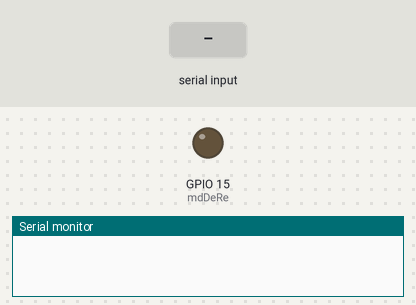
Bench run of a sketch on a simulated ESP32. Shown: output pins drawn as LEDs (lit = HIGH), the last lines printed to the serial monitor. Dashed ring = blinking. The inputs (shaded band) are chosen by the test bench. The ROS host is connected and sends only what is stated.

Above: at 0.0 s.
At 1.1 s:
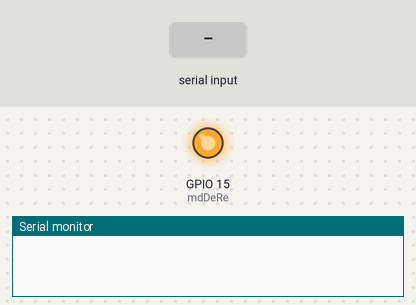
At 6.68 s:
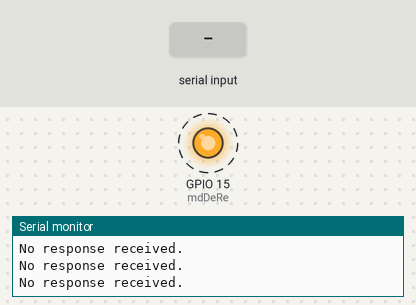
7.2 s: "1" received over the second serial link
Timing chart, 0 to 16.2 s (numbered marks = the images above; inputs shaded):
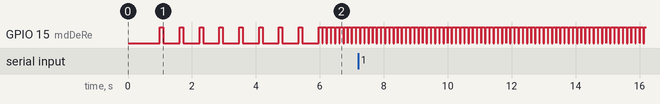

Measured:
- by itself, GPIO 15 (mdDeRe): alternates HIGH for 0.11 s and LOW for 0.03 s

The sketch:

micro-ros_modbus_subscriber_robot_implementation.ino
```cpp
#include <micro_ros_arduino.h>
#include <Arduino.h>
#include <HardwareSerial.h>
#include <geometry_msgs/msg/twist.h>
#include <stdio.h>
#include <rcl/rcl.h>
#include <rcl/error_handling.h>
#include <rclc/rclc.h>
#include <rclc/executor.h>

// Define GPIO pins for RS485 communication
const int mdDeRe = 15;  // DE/RE pin for controlling transmit/receive mode
const int rxPin = 16;   // RX pin for receiving data
const int txPin = 17;   // TX pin for transmitting data

HardwareSerial mySerial(2); // Use UART2 for serial communication

// Declare necessary micro-ROS structures and variables
rcl_subscription_t subscriber;
geometry_msgs__msg__Twist cmd_vel_msg;
rclc_executor_t executor;
rcl_allocator_t allocator;
rclc_support_t support;
rcl_node_t node;

// Variables for command persistence
float last_linear_x = 0.0;
float last_angular_z = 0.0;
unsigned long last_command_time = 0;
const unsigned long command_timeout = 5000; // 500ms timeout

#define RCCHECK(fn) { rcl_ret_t temp_rc = fn; if((temp_rc != RCL_RET_OK)){error_loop();}}
#define RCSOFTCHECK(fn) { rcl_ret_t temp_rc = fn; if((temp_rc != RCL_RET_OK)){error_loop();}}

void error_loop(){
  while(1){
    delay(100);
  }
}

uint16_t modbus_crc(uint8_t *buf, int len) {
    uint16_t crc = 0xFFFF;
    for (int pos = 0; pos < len; pos++) {
        crc ^= (uint16_t)buf[pos];
        for (int i = 8; i != 0; i--) {
            if ((crc & 0x0001) != 0) {
                crc >>= 1;
                crc ^= 0xA001;
            } else {
                crc >>= 1;
            }
        }
    }
    return crc;
}

void sendModbusCommand(const uint8_t* command, size_t length) {
    digitalWrite(mdDeRe, HIGH);
    delay(10);
    mySerial.write(command, length);
    mySerial.flush();
    delay(100);
    digitalWrite(mdDeRe, LOW);
    delay(10);

    if (mySerial.available()) {
        Serial.print("Response: ");
        while (mySerial.available() > 0) {
            byte incomingByte = mySerial.read();
            Serial.print(incomingByte, HEX);
            Serial.print(" ");
        }
        Serial.println();
    } else {
        Serial.println("No response received.");
    }
}

void setupMotor() {
    uint8_t commands[][6] = {
        {0x01, 0x06, 0x20, 0x32, 0x00, 0x03},
        {0x01, 0x06, 0x20, 0x37, 0x01, 0xF4},
        {0x01, 0x06, 0x20, 0x38, 0x01, 0xF4},
        {0x01, 0x06, 0x20, 0x31, 0x00, 0x08},
        {0x02, 0x06, 0x20, 0x32, 0x00, 0x03},
        {0x02, 0x06, 0x20, 0x37, 0x01, 0xF4},
        {0x02, 0x06, 0x20, 0x38, 0x01, 0xF4},
        {0x02, 0x06, 0x20, 0x31, 0x00, 0x08}
    };

    for (int i = 0; i < 8; i++) {
        uint16_t crc = modbus_crc(commands[i], 6);
        uint8_t command_with_crc[8];
        memcpy(command_with_crc, commands[i], 6);
        command_with_crc[6] = crc & 0xFF;
        command_with_crc[7] = (crc >> 8) & 0xFF;
        sendModbusCommand(command_with_crc, sizeof(command_with_crc));
        delay(500);
    }
}

void subscription_callback(const void* msgin) {
    const geometry_msgs__msg__Twist* msg = (const geometry_msgs__msg__Twist*)msgin;
    last_linear_x = msg->linear.x;
    last_angular_z = msg->angular.z;
    last_command_time = millis();
}

void apply_motor_commands(float linear_x, float angular_z) {
    uint8_t command_left[8] = {0x01, 0x06, 0x20, 0x3A};
    uint8_t command_right[8] = {0x02, 0x06, 0x20, 0x3A};

    int16_t target_speed_left = linear_x * 10 - angular_z * 10;
    int16_t target_speed_right = linear_x * 10 + angular_z * 10;

    // Send command to left motor
    command_left[4] = (target_speed_left >> 8) & 0xFF;
    command_left[5] = target_speed_left & 0xFF;
    uint16_t crc_left = modbus_crc(command_left, 6);
    command_left[6] = crc_left & 0xFF;
    command_left[7] = (crc_left >> 8) & 0xFF;
    sendModbusCommand(command_left, 8);

    // Send command to right motor
    command_right[4] = (target_speed_right >> 8) & 0xFF;
    command_right[5] = target_speed_right & 0xFF;
    uint16_t crc_right = modbus_crc(command_right, 6);
    command_right[6] = crc_right & 0xFF;
    command_right[7] = (crc_right >> 8) & 0xFF;
    sendModbusCommand(command_right, 8);
}

void setup() {
    set_microros_wifi_transports("iQOO Z7 5G", "surya1234", "192.168.28.132", 8888);
    delay(1000);
    pinMode(mdDeRe, OUTPUT);
    digitalWrite(mdDeRe, LOW);

    mySerial.begin(115200, SERIAL_8N1, rxPin, txPin);
    Serial.begin(115200);

    allocator = rcl_get_default_allocator();
    RCCHECK(rclc_support_init(&support, 0, NULL, &allocator));
    RCCHECK(rclc_node_init_default(&node, "modbus_node", "", &support));
    RCCHECK(rclc_subscription_init_default(
        &subscriber,
        &node,
        ROSIDL_GET_MSG_TYPE_SUPPORT(geometry_msgs, msg, Twist),
        "cmd_vel"));

    RCCHECK(rclc_executor_init(&executor, &support.context, 1, &allocator));
    RCCHECK(rclc_executor_add_subscription(&executor, &subscriber, &cmd_vel_msg, &subscription_callback, ON_NEW_DATA));

    setupMotor();
}

void loop() {
    RCCHECK(rclc_executor_spin_some(&executor, RCL_MS_TO_NS(10)));

    unsigned long current_time = millis();
    if (current_time - last_command_time < command_timeout) {
        apply_motor_commands(last_linear_x, last_angular_z);
    } else {
        apply_motor_commands(0, 0);
    }

    delay(10);
}
```
